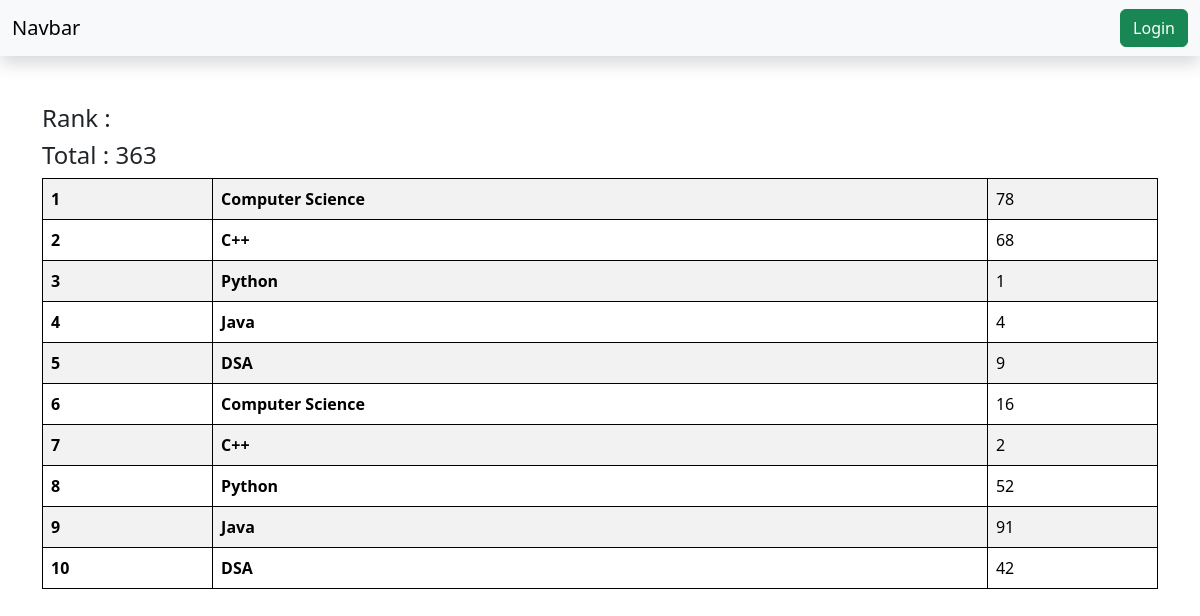
The app's page /see_marks/STU-0946/ with its own data.
### vege/models.py (models this page shows, shortened)
class SubjectMarks(models.Model):
    student = models.ForeignKey(Student, related_name="studentmarks", on_delete=models.CASCADE)
    subject = models.ForeignKey(Subject, on_delete=models.CASCADE)
    marks = models.IntegerField()
    class Meta:
        unique_together = ['student', 'subject']

class Subject(models.Model):
    subject_name = models.CharField(max_length=100)

### vege/views.py (the view)
# urls.py: path('see_marks/<student_id>/', see_marks, name="see_marks"),
def see_marks(request, student_id):
    queryset = SubjectMarks.objects.filter(student__student_id__student_id = student_id)
    total_marks = queryset.aggregate(total_marks = Sum('marks'))
    print(total_marks)
    return render(request, 'report/see_marks.html', {'queryset' : queryset, 'total_marks': total_marks})

### vege/templates/report/see_marks.html
{% extends "base.html" %}
{% block start %}
<div class="container mt-5">
    <table class="table table-striped">
        <h4>Rank : </h4>
        <h4>Total : {{total_marks.total_marks}}</h4>
        <tbody>
            {% for marks in queryset %}
            <tr>
                <th scope="row">{{forloop.counter}}</th>
                <td><b>{{marks.subject.subject_name}}</b></td>
                <td>{{marks.marks}}</td>
            </tr>
            {% endfor %}
        </tbody>
    </table>
</div>
{% endblock %}

### home/templates/base.html (style rules this page uses)
table, th, td { border: 1px solid black; }

### records on screen
SubjectMarks: subject.subject_name "Computer Science", marks "78"
SubjectMarks: subject.subject_name "C++", marks "68"
SubjectMarks: subject.subject_name "Python", marks "1"
SubjectMarks: subject.subject_name "Java", marks "4"
SubjectMarks: subject.subject_name "DSA", marks "9"
SubjectMarks: subject.subject_name "Computer Science", marks "16"
SubjectMarks: subject.subject_name "C++", marks "2"
SubjectMarks: subject.subject_name "Python", marks "52"
SubjectMarks: subject.subject_name "Java", marks "91"
SubjectMarks: subject.subject_name "DSA", marks "42"

### other values on screen
{{ total_marks.total_marks }} "363"
